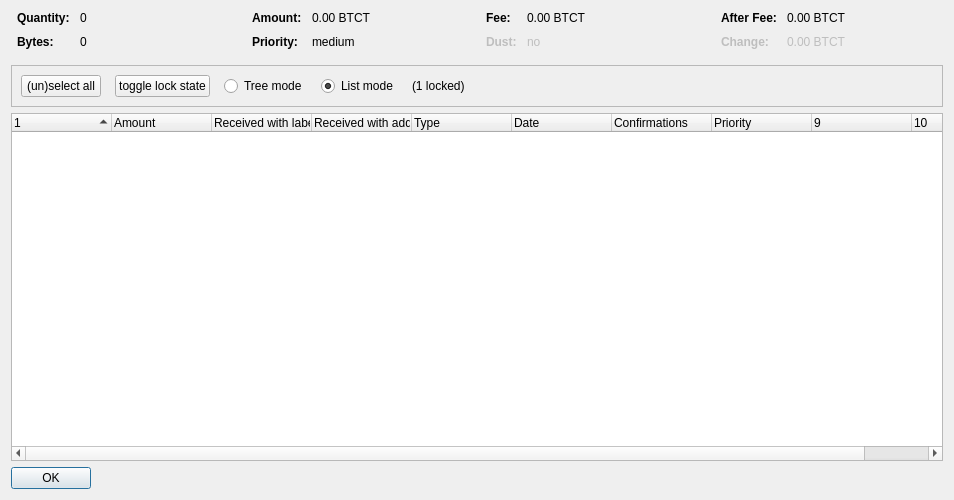
<?xml version="1.0" encoding="UTF-8"?>
<ui version="4.0">
 <class>CoinControlDialog</class>
 <widget class="QDialog" name="CoinControlDialog">
  <property name="geometry">
   <rect>
    <x>0</x>
    <y>0</y>
    <width>954</width>
    <height>500</height>
   </rect>
  </property>
  <property name="windowTitle">
   <string>Coin Selection</string>
  </property>
  <layout class="QVBoxLayout" name="verticalLayout">
   <item>
    <layout class="QHBoxLayout" name="horizontalLayoutTop" stretch="0,0,0,0">
     <property name="topMargin">
      <number>0</number>
     </property>
     <property name="bottomMargin">
      <number>10</number>
     </property>
     <item>
      <layout class="QFormLayout" name="formLayoutCoinControl1">
       <property name="horizontalSpacing">
        <number>10</number>
       </property>
       <property name="verticalSpacing">
        <number>10</number>
       </property>
       <property name="leftMargin">
        <number>6</number>
       </property>
       <property name="rightMargin">
        <number>6</number>
       </property>
       <item row="0" column="0">
        <widget class="QLabel" name="labelCoinControlQuantityText">
         <property name="font">
          <font>
           <weight>75</weight>
           <bold>true</bold>
          </font>
         </property>
         <property name="text">
          <string>Quantity:</string>
         </property>
        </widget>
       </item>
       <item row="0" column="1">
        <widget class="QLabel" name="labelCoinControlQuantity">
         <property name="cursor">
          <cursorShape>IBeamCursor</cursorShape>
         </property>
         <property name="contextMenuPolicy">
          <enum>Qt::ActionsContextMenu</enum>
         </property>
         <property name="text">
          <string notr="true">0</string>
         </property>
         <property name="textInteractionFlags">
          <set>Qt::LinksAccessibleByMouse|Qt::TextSelectableByKeyboard|Qt::TextSelectableByMouse</set>
         </property>
        </widget>
       </item>
       <item row="1" column="0">
        <widget class="QLabel" name="labelCoinControlBytesText">
         <property name="font">
          <font>
           <weight>75</weight>
           <bold>true</bold>
          </font>
         </property>
         <property name="text">
          <string>Bytes:</string>
         </property>
        </widget>
       </item>
       <item row="1" column="1">
        <widget class="QLabel" name="labelCoinControlBytes">
         <property name="cursor">
          <cursorShape>IBeamCursor</cursorShape>
         </property>
         <property name="contextMenuPolicy">
          <enum>Qt::ActionsContextMenu</enum>
         </property>
         <property name="text">
          <string notr="true">0</string>
         </property>
         <property name="textInteractionFlags">
          <set>Qt::LinksAccessibleByMouse|Qt::TextSelectableByKeyboard|Qt::TextSelectableByMouse</set>
         </property>
        </widget>
       </item>
      </layout>
     </item>
     <item>
      <layout class="QFormLayout" name="formLayoutCoinControl2">
       <property name="horizontalSpacing">
        <number>10</number>
       </property>
       <property name="verticalSpacing">
        <number>10</number>
       </property>
       <property name="leftMargin">
        <number>6</number>
       </property>
       <property name="rightMargin">
        <number>6</number>
       </property>
       <item row="0" column="0">
        <widget class="QLabel" name="labelCoinControlAmountText">
         <property name="font">
          <font>
           <weight>75</weight>
           <bold>true</bold>
          </font>
         </property>
         <property name="text">
          <string>Amount:</string>
         </property>
        </widget>
       </item>
       <item row="0" column="1">
        <widget class="QLabel" name="labelCoinControlAmount">
         <property name="cursor">
          <cursorShape>IBeamCursor</cursorShape>
         </property>
         <property name="contextMenuPolicy">
          <enum>Qt::ActionsContextMenu</enum>
         </property>
         <property name="text">
          <string notr="true">0.00 BTCT</string>
         </property>
         <property name="textInteractionFlags">
          <set>Qt::LinksAccessibleByMouse|Qt::TextSelectableByKeyboard|Qt::TextSelectableByMouse</set>
         </property>
        </widget>
       </item>
       <item row="1" column="0">
        <widget class="QLabel" name="labelCoinControlPriorityText">
         <property name="font">
          <font>
           <weight>75</weight>
           <bold>true</bold>
          </font>
         </property>
         <property name="text">
          <string>Priority:</string>
         </property>
        </widget>
       </item>
       <item row="1" column="1">
        <widget class="QLabel" name="labelCoinControlPriority">
         <property name="cursor">
          <cursorShape>IBeamCursor</cursorShape>
         </property>
         <property name="contextMenuPolicy">
          <enum>Qt::ActionsContextMenu</enum>
         </property>
         <property name="text">
          <string>medium</string>
         </property>
         <property name="textInteractionFlags">
          <set>Qt::LinksAccessibleByMouse|Qt::TextSelectableByKeyboard|Qt::TextSelectableByMouse</set>
         </property>
        </widget>
       </item>
      </layout>
     </item>
     <item>
      <layout class="QFormLayout" name="formLayoutCoinControl3">
       <property name="horizontalSpacing">
        <number>10</number>
       </property>
       <property name="verticalSpacing">
        <number>10</number>
       </property>
       <property name="leftMargin">
        <number>6</number>
       </property>
       <property name="rightMargin">
        <number>6</number>
       </property>
       <item row="0" column="0">
        <widget class="QLabel" name="labelCoinControlFeeText">
         <property name="font">
          <font>
           <weight>75</weight>
           <bold>true</bold>
          </font>
         </property>
         <property name="text">
          <string>Fee:</string>
         </property>
        </widget>
       </item>
       <item row="0" column="1">
        <widget class="QLabel" name="labelCoinControlFee">
         <property name="cursor">
          <cursorShape>IBeamCursor</cursorShape>
         </property>
         <property name="contextMenuPolicy">
          <enum>Qt::ActionsContextMenu</enum>
         </property>
         <property name="text">
          <string notr="true">0.00 BTCT</string>
         </property>
         <property name="textInteractionFlags">
          <set>Qt::LinksAccessibleByMouse|Qt::TextSelectableByKeyboard|Qt::TextSelectableByMouse</set>
         </property>
        </widget>
       </item>
       <item row="1" column="0">
        <widget class="QLabel" name="labelCoinControlLowOutputText">
         <property name="enabled">
          <bool>false</bool>
         </property>
         <property name="font">
          <font>
           <weight>75</weight>
           <bold>true</bold>
          </font>
         </property>
         <property name="text">
          <string>Dust:</string>
         </property>
        </widget>
       </item>
       <item row="1" column="1">
        <widget class="QLabel" name="labelCoinControlLowOutput">
         <property name="enabled">
          <bool>false</bool>
         </property>
         <property name="cursor">
          <cursorShape>IBeamCursor</cursorShape>
         </property>
         <property name="contextMenuPolicy">
          <enum>Qt::ActionsContextMenu</enum>
         </property>
         <property name="text">
          <string>no</string>
         </property>
         <property name="textInteractionFlags">
          <set>Qt::LinksAccessibleByMouse|Qt::TextSelectableByKeyboard|Qt::TextSelectableByMouse</set>
         </property>
        </widget>
       </item>
      </layout>
     </item>
     <item>
      <layout class="QFormLayout" name="formLayoutCoinControl4">
       <property name="horizontalSpacing">
        <number>10</number>
       </property>
       <property name="verticalSpacing">
        <number>10</number>
       </property>
       <property name="leftMargin">
        <number>6</number>
       </property>
       <property name="rightMargin">
        <number>6</number>
       </property>
       <item row="0" column="0">
        <widget class="QLabel" name="labelCoinControlAfterFeeText">
         <property name="font">
          <font>
           <weight>75</weight>
           <bold>true</bold>
          </font>
         </property>
         <property name="text">
          <string>After Fee:</string>
         </property>
        </widget>
       </item>
       <item row="0" column="1">
        <widget class="QLabel" name="labelCoinControlAfterFee">
         <property name="cursor">
          <cursorShape>IBeamCursor</cursorShape>
         </property>
         <property name="contextMenuPolicy">
          <enum>Qt::ActionsContextMenu</enum>
         </property>
         <property name="text">
          <string notr="true">0.00 BTCT</string>
         </property>
         <property name="textInteractionFlags">
          <set>Qt::LinksAccessibleByMouse|Qt::TextSelectableByKeyboard|Qt::TextSelectableByMouse</set>
         </property>
        </widget>
       </item>
       <item row="1" column="0">
        <widget class="QLabel" name="labelCoinControlChangeText">
         <property name="enabled">
          <bool>false</bool>
         </property>
         <property name="font">
          <font>
           <weight>75</weight>
           <bold>true</bold>
          </font>
         </property>
         <property name="text">
          <string>Change:</string>
         </property>
        </widget>
       </item>
       <item row="1" column="1">
        <widget class="QLabel" name="labelCoinControlChange">
         <property name="enabled">
          <bool>false</bool>
         </property>
         <property name="cursor">
          <cursorShape>IBeamCursor</cursorShape>
         </property>
         <property name="contextMenuPolicy">
          <enum>Qt::ActionsContextMenu</enum>
         </property>
         <property name="text">
          <string notr="true">0.00 BTCT</string>
         </property>
         <property name="textInteractionFlags">
          <set>Qt::LinksAccessibleByMouse|Qt::TextSelectableByKeyboard|Qt::TextSelectableByMouse</set>
         </property>
        </widget>
       </item>
      </layout>
     </item>
    </layout>
   </item>
   <item>
    <widget class="QFrame" name="frame">
     <property name="minimumSize">
      <size>
       <width>0</width>
       <height>40</height>
      </size>
     </property>
     <property name="frameShape">
      <enum>QFrame::StyledPanel</enum>
     </property>
     <property name="frameShadow">
      <enum>QFrame::Sunken</enum>
     </property>
     <layout class="QHBoxLayout" name="horizontalLayout">
      <item>
       <layout class="QHBoxLayout" name="horizontalLayoutPanel" stretch="0,0,0,0,0,0">
        <property name="spacing">
         <number>14</number>
        </property>
        <item>
         <widget class="QPushButton" name="pushButtonSelectAll">
          <property name="sizePolicy">
           <sizepolicy hsizetype="Maximum" vsizetype="Fixed">
            <horstretch>0</horstretch>
            <verstretch>0</verstretch>
           </sizepolicy>
          </property>
          <property name="text">
           <string>(un)select all</string>
          </property>
          <property name="autoDefault">
           <bool>false</bool>
          </property>
         </widget>
        </item>
        <item>
         <widget class="QPushButton" name="pushButtonToggleLock">
          <property name="sizePolicy">
           <sizepolicy hsizetype="Maximum" vsizetype="Fixed">
            <horstretch>0</horstretch>
            <verstretch>0</verstretch>
           </sizepolicy>
          </property>
          <property name="text">
           <string>toggle lock state</string>
          </property>
          <property name="autoDefault">
           <bool>false</bool>
          </property>
         </widget>
        </item>
        <item>
         <widget class="QRadioButton" name="radioTreeMode">
          <property name="sizePolicy">
           <sizepolicy hsizetype="Maximum" vsizetype="Fixed">
            <horstretch>0</horstretch>
            <verstretch>0</verstretch>
           </sizepolicy>
          </property>
          <property name="text">
           <string>Tree mode</string>
          </property>
         </widget>
        </item>
        <item>
         <widget class="QRadioButton" name="radioListMode">
          <property name="sizePolicy">
           <sizepolicy hsizetype="Maximum" vsizetype="Fixed">
            <horstretch>0</horstretch>
            <verstretch>0</verstretch>
           </sizepolicy>
          </property>
          <property name="text">
           <string>List mode</string>
          </property>
          <property name="checked">
           <bool>true</bool>
          </property>
         </widget>
        </item>
        <item>
         <widget class="QLabel" name="labelLocked">
          <property name="text">
           <string>(1 locked)</string>
          </property>
         </widget>
        </item>
        <item>
         <spacer name="horizontalSpacer">
          <property name="orientation">
           <enum>Qt::Horizontal</enum>
          </property>
          <property name="sizeHint" stdset="0">
           <size>
            <width>40</width>
            <height>20</height>
           </size>
          </property>
         </spacer>
        </item>
       </layout>
      </item>
     </layout>
    </widget>
   </item>
   <item>
    <widget class="CoinControlTreeWidget" name="treeWidget">
     <property name="contextMenuPolicy">
      <enum>Qt::CustomContextMenu</enum>
     </property>
     <property name="sortingEnabled">
      <bool>false</bool>
     </property>
     <property name="columnCount">
      <number>10</number>
     </property>
     <attribute name="headerShowSortIndicator" stdset="0">
      <bool>true</bool>
     </attribute>
     <attribute name="headerStretchLastSection">
      <bool>false</bool>
     </attribute>
     <column>
      <property name="text">
       <string/>
      </property>
     </column>
     <column>
      <property name="text">
       <string>Amount</string>
      </property>
     </column>
     <column>
      <property name="text">
       <string>Received with label</string>
      </property>
     </column>
     <column>
      <property name="text">
       <string>Received with address</string>
      </property>
     </column>
     <column>
      <property name="text">
       <string>Type</string>
      </property>
     </column>
     <column>
      <property name="text">
       <string>Date</string>
      </property>
     </column>
     <column>
      <property name="text">
       <string>Confirmations</string>
      </property>
      <property name="toolTip">
       <string>Confirmed</string>
      </property>
     </column>
     <column>
      <property name="text">
       <string>Priority</string>
      </property>
     </column>
     <column>
      <property name="text">
       <string/>
      </property>
     </column>
     <column>
      <property name="text">
       <string/>
      </property>
     </column>
    </widget>
   </item>
   <item>
    <widget class="QDialogButtonBox" name="buttonBox">
     <property name="sizePolicy">
      <sizepolicy hsizetype="Maximum" vsizetype="Fixed">
       <horstretch>0</horstretch>
       <verstretch>0</verstretch>
      </sizepolicy>
     </property>
     <property name="orientation">
      <enum>Qt::Horizontal</enum>
     </property>
     <property name="standardButtons">
      <set>QDialogButtonBox::Ok</set>
     </property>
    </widget>
   </item>
  </layout>
 </widget>
 <customwidgets>
  <customwidget>
   <class>CoinControlTreeWidget</class>
   <extends>QTreeWidget</extends>
   <header>coincontroltreewidget.h</header>
  </customwidget>
 </customwidgets>
 <resources/>
 <connections/>
</ui>
